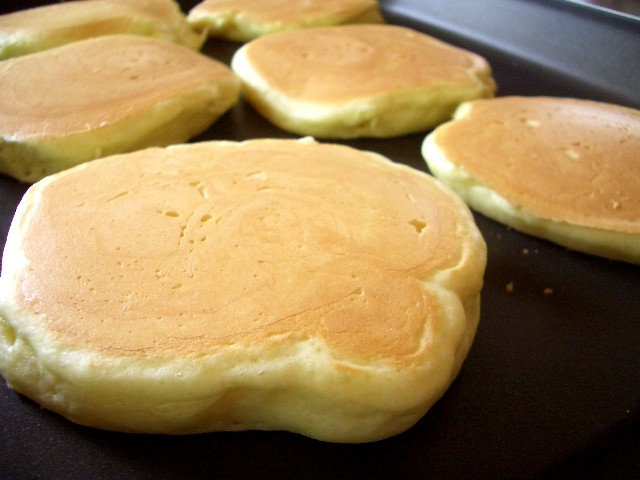
#> input picture images/pancakes2.jpg, 640 x 480 px
$ jupyter execute 'K-means - solution.ipynb'   (shell and % lines are left out)
#> lines starting #> are read from the running program, lines starting #| are printed output that depends on the picture
# K-means Clustering

### Import resources and display image

[cell 1]
import numpy as np
import matplotlib.pyplot as plt
import cv2


# Read in the image
image = cv2.imread('images/pancakes2.jpg')
#> image is the input picture: shape (480, 640, 3); mean B, G, R 85.1, 130.4, 157.3

# Make a copy of the image
image_copy = np.copy(image)

# Change color to RGB (from BGR)
image_copy = cv2.cvtColor(image_copy, cv2.COLOR_BGR2RGB)


plt.imshow(image_copy)

print(image_copy.shape)
#| (480, 640, 3)

### Prepare data for k-means

[cell 2]
# Reshape image into a 2D array of pixels and 3 color values (RGB)
pixel_vals = image_copy.reshape((-1,3))

# Convert to float type
pixel_vals = np.float32(pixel_vals)

### Implement k-means clustering

[cell 3]
# Define stopping criteria
criteria = (cv2.TERM_CRITERIA_EPS + cv2.TERM_CRITERIA_MAX_ITER, 100, 0.2)

# Perform k-means clustering
k = 10
retval, labels, centers = cv2.kmeans(pixel_vals, k, None, criteria, 10, cv2.KMEANS_RANDOM_CENTERS)
#> retval = 134953833; centers = [[19.15, 10.2, 5.33], [247.6, 240.1, 217.2], [244.1, 212, 155.1], [125.7, 101.4, 36.91], [144.7, 156.3, 176], [91.77, 95.6, 106.1], [234.3, 193.5, 127.8], [59.69, 46.12, 27.77], [215.8, 170, 99.02], [180.4, 145, 67.67]]

# Convert data into 8-bit values
centers = np.uint8(centers)
#> centers = [[19, 10, 5], [247, 240, 217], [244, 212, 155], [125, 101, 36], [144, 156, 175], [91, 95, 106], [234, 193, 127], [59, 46, 27], [215, 170, 99], [180, 144, 67]]
segmented_data = centers[labels.flatten()]
""
# Reshape data into the original image dimensions
segmented_image = segmented_data.reshape((image_copy.shape))
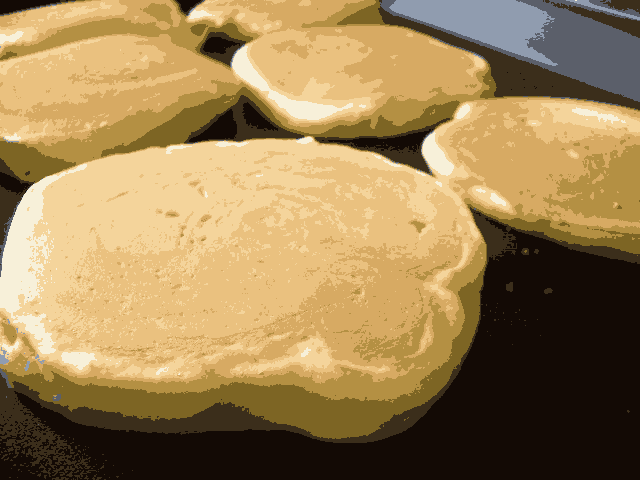
#> segmented_image: shape (480, 640, 3); mean R, G, B 156.9, 130.1, 84.6
labels_reshape = labels.reshape(image_copy.shape[0], image_copy.shape[1])
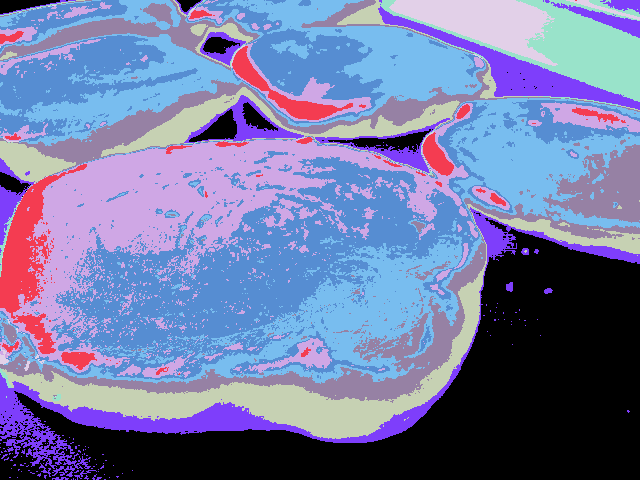
#> labels_reshape: shape (480, 640) int32; 10 distinct labels, from 0 to 9; one colour per label, 0 black


plt.imshow(segmented_image)

[cell 4]
# Visualize one segment

plt.imshow(labels_reshape==5, cmap='gray')
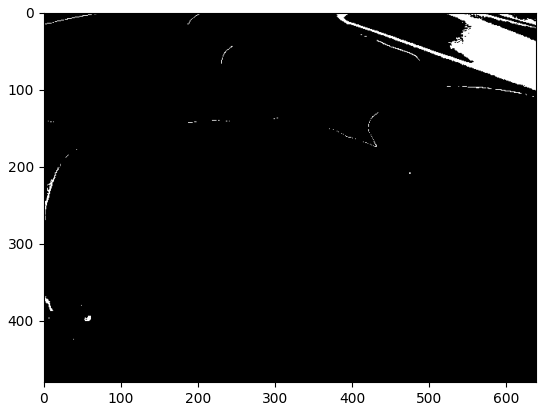
#> figure drawn by matplotlib, 1 panel

[cell 5]
# Mask image segment

masked_image = np.copy(image_copy)

masked_image[labels_reshape == 5] = [0, 255, 0]
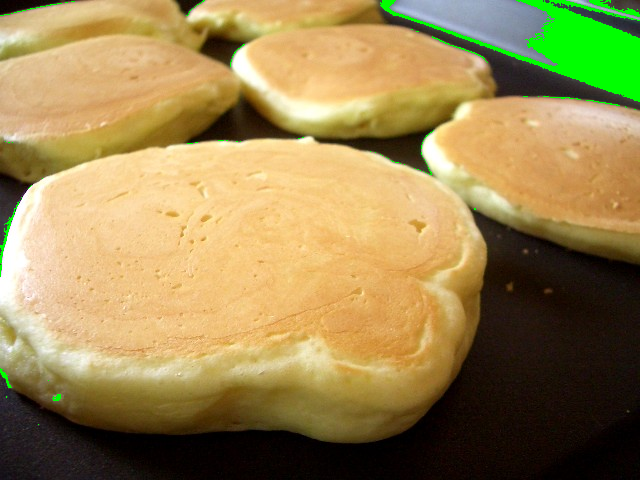
#> masked_image: shape (480, 640, 3); mean R, G, B 154.8, 134.7, 82.2

# Display it!
plt.imshow(masked_image)

[cell 6]
gray = cv2.cvtColor(image_copy, cv2.COLOR_RGB2GRAY)
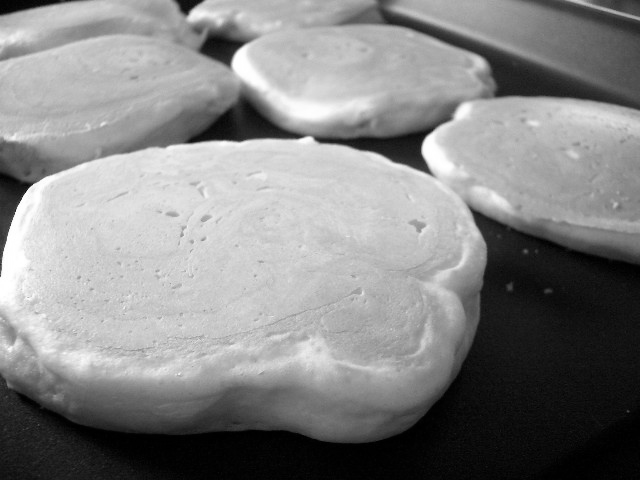
#> gray: shape (480, 640); min 0, max 255, mean 133.3

plt.imshow(gray, cmap='gray')

[cell 7]
# Take histograms
gray_hist = np.histogram(gray, bins=32, range=(0, 256))

# Generating bin centers
bin_edges = gray_hist[1]
#> bin_edges = 33 values from 0 to 256
bin_centers = (bin_edges[1:]  + bin_edges[0:len(bin_edges)-1])/2
#> bin_centers = 32 values from 4 to 252

plt.bar(bin_centers, gray_hist[0])
plt.xlim(0, 256)
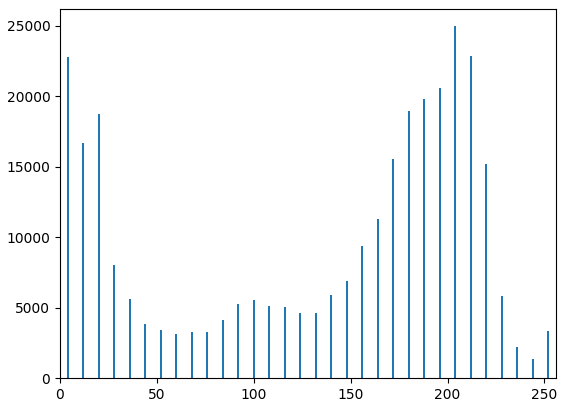
#> figure drawn by matplotlib, 1 panel; tallest bar 24958 high, from x = 203.6 to 204.4

$ run again, with images/CMR_1.jpg copied over images/pancakes2.jpg
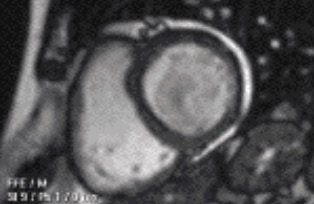
#> input picture images/CMR_1.jpg, 314 x 204 px
#> image is the input picture: shape (204, 314, 3); mean B, G, R 85.2, 83.9, 84.5
#| (204, 314, 3)
#> `retval, labels, centers = cv2.kmeans(pixel_vals, k, None, criteria, 10..`: retval = 6097045.8; centers = [[167.3, 166.3, 166.8], [79.43, 79.31, 80.95], [32.98, 32.93, 34.11], [201.4, 199.5, 200.2], [145.2, 143, 143.6], [122.7, 121.7, 122.8], [21.31, 21.3, 21.43], [98.07, 97.68, 99.89], [45.97, 45.58, 48.65], [62.72, 62.59, 64.29]]
#> `centers = np.uint8(centers)`: centers = [[167, 166, 166], [79, 79, 80], [32, 32, 34], [201, 199, 200], [145, 143, 143], [122, 121, 122], [21, 21, 21], [98, 97, 99], [45, 45, 48], [62, 62, 64]]
#> `masked_image[labels_reshape == 5] = [0, 255, 0]`:
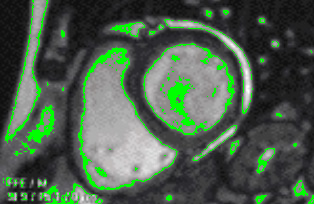
#> masked_image: shape (204, 314, 3); mean R, G, B 75.5, 93.7, 76.2
#> bin_edges = 33 values from 0 to 256
#> bin_centers = 32 values from 4 to 252
#> `[cell 7]`:
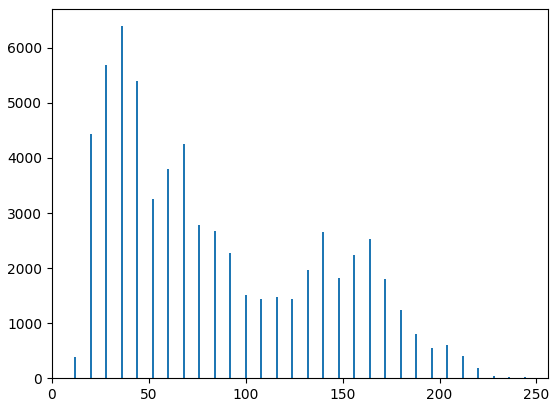
#> figure drawn by matplotlib, 1 panel; tallest bar 6393 high, from x = 35.6 to 36.4
